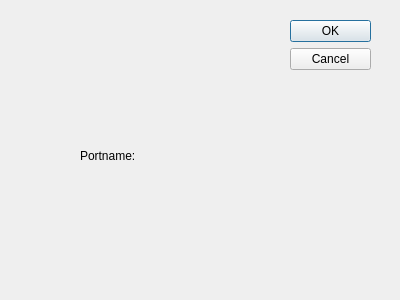
<?xml version="1.0" encoding="UTF-8"?>
<ui version="4.0">
 <class>connectionDialog</class>
 <widget class="QDialog" name="connectionDialog">
  <property name="geometry">
   <rect>
    <x>0</x>
    <y>0</y>
    <width>400</width>
    <height>300</height>
   </rect>
  </property>
  <property name="windowTitle">
   <string>Dialog</string>
  </property>
  <widget class="QDialogButtonBox" name="buttonBox">
   <property name="geometry">
    <rect>
     <x>290</x>
     <y>20</y>
     <width>81</width>
     <height>241</height>
    </rect>
   </property>
   <property name="orientation">
    <enum>Qt::Vertical</enum>
   </property>
   <property name="standardButtons">
    <set>QDialogButtonBox::Cancel|QDialogButtonBox::Ok</set>
   </property>
  </widget>
  <widget class="QWidget" name="">
   <property name="geometry">
    <rect>
     <x>80</x>
     <y>130</y>
     <width>231</width>
     <height>51</height>
    </rect>
   </property>
   <layout class="QHBoxLayout" name="horizontalLayout">
    <item>
     <widget class="QLabel" name="label">
      <property name="text">
       <string>Portname:</string>
      </property>
     </widget>
    </item>
    <item>
     <widget class="QLabel" name="portname">
      <property name="text">
       <string/>
      </property>
     </widget>
    </item>
   </layout>
  </widget>
 </widget>
 <resources/>
 <connections>
  <connection>
   <sender>buttonBox</sender>
   <signal>accepted()</signal>
   <receiver>connectionDialog</receiver>
   <slot>accept()</slot>
   <hints>
    <hint type="sourcelabel">
     <x>248</x>
     <y>254</y>
    </hint>
    <hint type="destinationlabel">
     <x>157</x>
     <y>274</y>
    </hint>
   </hints>
  </connection>
  <connection>
   <sender>buttonBox</sender>
   <signal>rejected()</signal>
   <receiver>connectionDialog</receiver>
   <slot>reject()</slot>
   <hints>
    <hint type="sourcelabel">
     <x>316</x>
     <y>260</y>
    </hint>
    <hint type="destinationlabel">
     <x>286</x>
     <y>274</y>
    </hint>
   </hints>
  </connection>
 </connections>
</ui>
